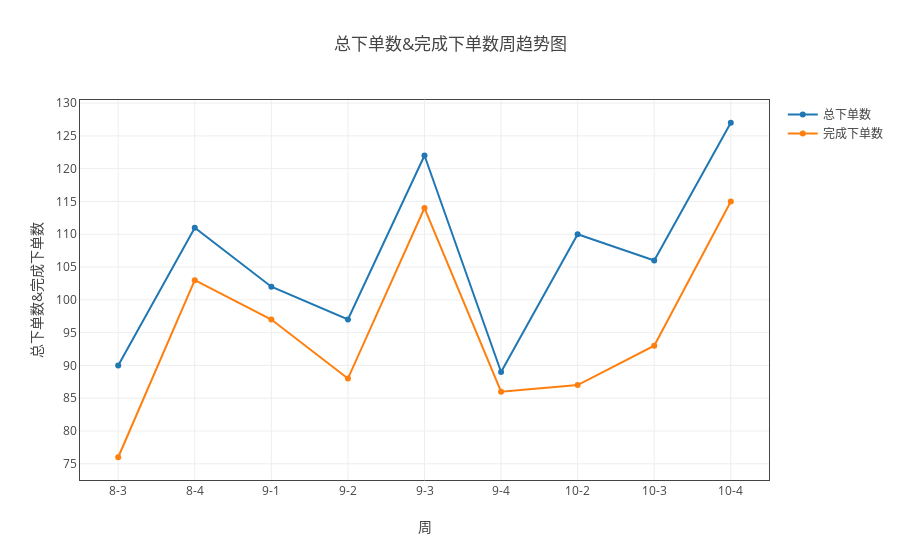

Notebook code for this chart:
### Markdown cell above
#### 总下单数和完成下单数

### Code cell
##myModule.format(数据矩阵 ,区分依据,横坐标（例如日期、负责人）,需要统计的列名（例如总下单数）)
#例如：
#ss=myModule.format(all_dict ,"日期" ,['负责人'])
#tt.plot('line')
ss=myModule.format(all_dict ,"日期" ,['总下单数','完成下单数'])
tt = myModule.myPlot(myModule.sort_by_index(ss.groupby('sum')))
tt.plot('line')

### Figure 1 — Plotly figure (JSON) as saved in the notebook; plotly's stock layout.template omitted (floating-point values rounded to 4 significant figures)
{"data": [{"name": "总下单数", "type": "scatter", "uid": "3d52a480-dbfd-11e8-8ddb-a41f72875c19", "x": ["8-3", "8-4", "9-1", "9-2", "9-3", "9-4", "10-2", "10-3", "10-4"], "y": [90, 111, 102, 97, 122, 89, 110, 106, 127]}, {"name": "完成下单数", "type": "scatter", "uid": "3d52a481-dbfd-11e8-8ddb-a41f72875c19", "x": ["8-3", "8-4", "9-1", "9-2", "9-3", "9-4", "10-2", "10-3", "10-4"], "y": [76, 103, 97, 88, 114, 86, 87, 93, 115]}], "layout": {"title": "总下单数&完成下单数周趋势图", "xaxis": {"mirror": "all", "nticks": 20, "showgrid": true, "showline": true, "title": "周", "type": "category", "zeroline": true}, "yaxis": {"mirror": "all", "nticks": 20, "showgrid": true, "showline": true, "title": "总下单数&完成下单数", "zeroline": true}}}
